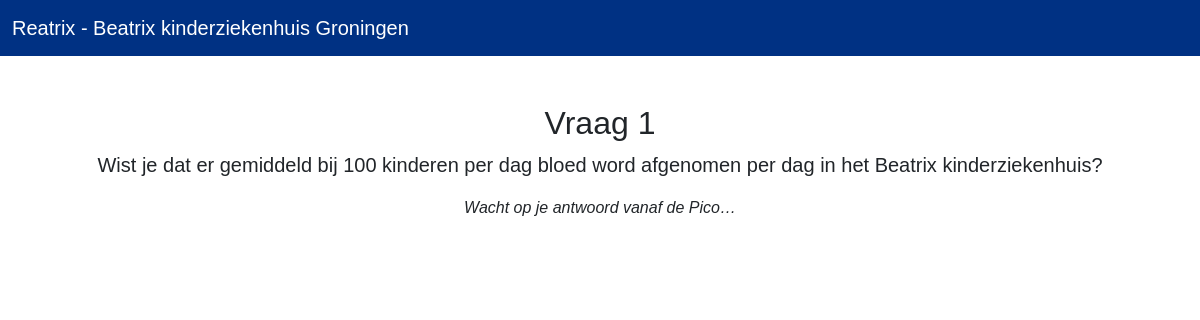
/question/question, run on an earlier commit of the app's database.
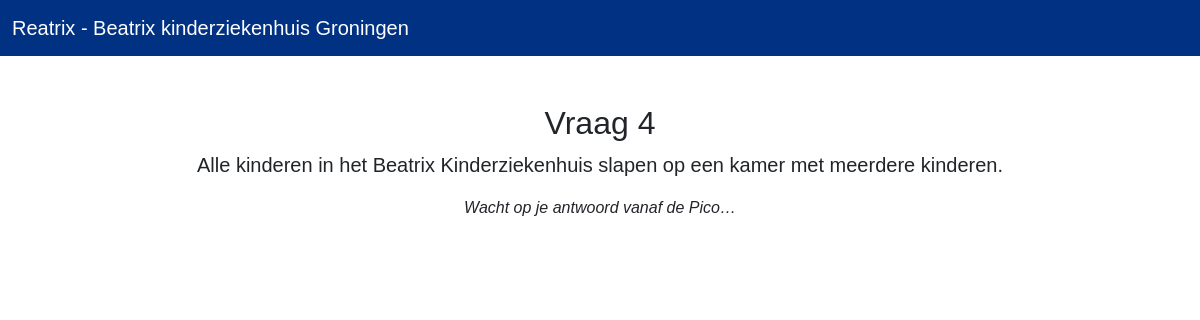
And on a later commit of the database.
### models.py (models this page shows)
class Weetje(db.Model):
    id = db.Column(db.Integer, primary_key=True)
    Weetje = db.Column(db.String(50), nullable=False)
    gender = db.Column(db.String(10), nullable=False)
    Behandeling_id = db.Column(db.Integer, db.ForeignKey('behandeling.id'), nullable=False)

### routes/Question/routes.py (the view)
@Question_bp.route('/question')
def question():
    global current_idx, question_ids, current_answer, current_is_good, answered_this_round
    if current_idx >= len(question_ids):
        return redirect(url_for('question.end'))
    current_answer = None
    current_is_good = None
    answered_this_round = False
    q = Weetje.query.get_or_404(question_ids[current_idx])
    return render_template('Question/question.html', question=q)

### templates/Question/question.html (shortened to what this page needs)
{% extends 'basegame.html' %}
{% block content %}
<div class="container text-center mt-5">
  <div id="q-screen">
    <h2>Vraag {{ question.id }}</h2>
    <p class="lead">{{ question.Weetje }}</p>
    <p><em>Wacht op je antwoord vanaf de Pico…</em></p>
  </div>
</div>
{% endblock %}

What changed in the data, as far as the page shows it:
removed Weetje: id "1", Weetje "Wist je dat er gemiddeld bij 100 kinderen per dag bloed word afgenomen per dag in het Beatrix kinderziekenhuis?"
added Weetje: id "4", Weetje "Alle kinderen in het Beatrix Kinderziekenhuis slapen op een kamer met meerdere kinderen."
